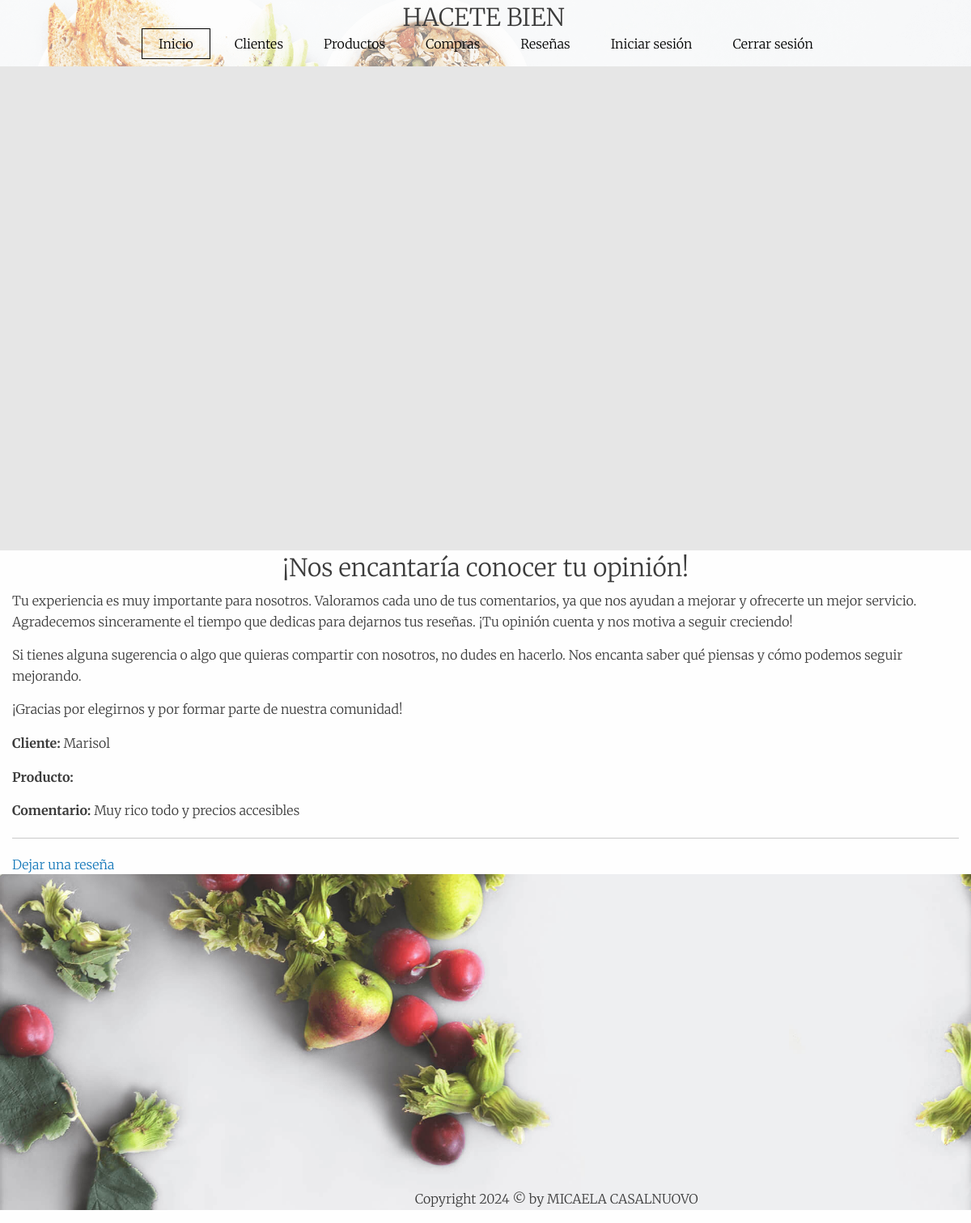
The app's page /App/resenas/ with its own data.
### App/models.py (models this page shows, shortened)
class ModeloReseña(models.Model):
    cliente = models.ForeignKey(ModeloCliente, on_delete=models.CASCADE, related_name="reseñas")  # Relación con Cliente
    producto = models.ForeignKey(ModeloProducto, on_delete=models.CASCADE, related_name="reseñas")  # Relación con Producto
    comentario = models.TextField()

class ModeloCliente(models.Model):
    nombre = models.CharField(max_length=100)
    apellido = models.CharField(max_length=100)
    dni = models.CharField(max_length=20, unique=True)
    direccion = models.TextField()
    celular = models.CharField(max_length=20)

### App/views.py (the view)
# urls.py: path('resenas/', views.resenas, name='resenas'),
def resenas(request):
    reseñas = ModeloReseña.objects.all()
    return render(request, 'App/resenas.html', {'reseñas': reseñas})

### App/templates/App/resenas.html
{% extends "App/base.html" %}
{% load static %}
{% block main %}
<section id="reseñas" class="reviews-section">
    <div class="container">
        <h2 class="header-txt">¡Nos encantaría conocer tu opinión!</h2>
        <p class="reviews-text">Tu experiencia es muy importante para nosotros. Valoramos cada uno de tus comentarios, ya que nos ayudan a mejorar y ofrecerte un mejor servicio. Agradecemos sinceramente el tiempo que dedicas para dejarnos tus reseñas. ¡Tu opinión cuenta y nos motiva a seguir creciendo!</p>
        <p class="reviews-text">Si tienes alguna sugerencia o algo que quieras compartir con nosotros, no dudes en hacerlo. Nos encanta saber qué piensas y cómo podemos seguir mejorando.</p>
        <p class="reviews-text">¡Gracias por elegirnos y por formar parte de nuestra comunidad!</p>
        <div class="reviews-list">
            {% for reseña in reseñas %}
                <div class="reseña">
                    <p><strong>Cliente:</strong> {{ reseña.cliente.nombre }}</p>
                    <p><strong>Producto:</strong> {{ reseña.producto.nombre }}</p>
                    <p><strong>Comentario:</strong> {{ reseña.comentario }}</p>
                    <hr>
                </div>
            {% empty %}
                <p>No hay reseñas disponibles.</p>
            {% endfor %}
        </div>
        <div class="add-review-btn">
            <a href="{% url 'dejar_resena' %}" class="btn">Dejar una reseña</a>
        </div>
    </div>
</section>
{% endblock main %}

### records on screen
ModeloReseña: cliente.nombre "Marisol", comentario "Muy rico todo y precios accesibles"
